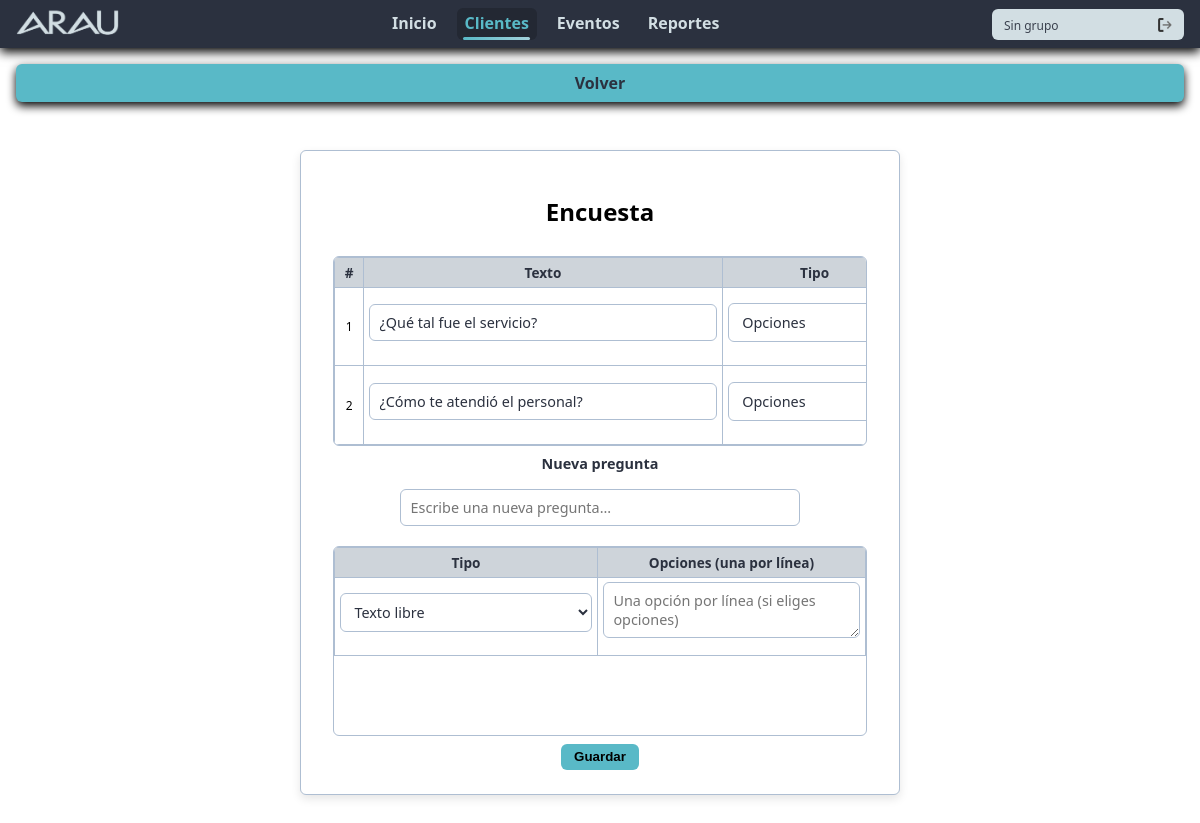
The app's page /clientes/10/encuesta/?next=/clientes/lista/ with its own data.
### clientes/models.py (models this page shows, shortened)
class PreguntaCliente(models.Model):
    cliente = models.ForeignKey(
        "clientes.Cliente",
        on_delete=models.CASCADE,
        related_name="preguntas"
    )
    texto = models.CharField(max_length=255)
    TIPO_CHOICES = (
        ("texto", "Texto libre"),
        ("opciones", "Opciones (desplegable)"),
    )
    tipo = models.CharField(max_length=20, choices=TIPO_CHOICES, default="texto")
    opciones = models.TextField(blank=True, default="")  # una por línea si tipo = opciones
    orden = models.PositiveIntegerField(default=1)
    class Meta:
        ordering = ["orden"]

class Cliente(models.Model):
    cliente = models.CharField(max_length=200)
    agente = models.ForeignKey(
        User,
        on_delete=models.CASCADE,
        related_name="clientes_asignados"
    )
    num_eventos = models.IntegerField(default=0)
    contacto = models.CharField(max_length=200)
    num_contacto = models.CharField(max_length=20)
    correo = models.EmailField(null=True, blank=True)
    usuario_asociado = models.OneToOneField(
        User,
        on_delete=models.SET_NULL,
        null=True,
        blank=True,
        related_name="perfil_cliente"
    )
    fecha_registro = models.DateTimeField(auto_now_add=True)

### clientes/views.py (the view, shortened to what this page needs)
# urls.py: path('<int:cliente_id>/encuesta/', views.configurar_encuesta, name='configurar_encuesta'),
def configurar_encuesta(request, cliente_id):
    cliente = get_object_or_404(Cliente, id=cliente_id)
    msg = ""
    def _clean_opciones(raw: str) -> str:
        try:
            lines = [s.strip() for s in (raw or "").splitlines()]
            seen = set()
            cleaned = []
            for s in lines:
                if not s:
                    continue
                if s in seen:
                    continue
                seen.add(s)
                cleaned.append(s)
            return "\n".join(cleaned)
        except Exception:
            return ""
    preguntas = list(cliente.preguntas.all().order_by("orden"))
    res_counts = (
        RespuestaEncuesta.objects
        .filter(pregunta__cliente=cliente)
        .values('pregunta_id')
        .annotate(c=Count('id'))
    )
    has_resp = {rc['pregunta_id']: rc['c'] > 0 for rc in res_counts}
    for pr in preguntas:
        pr.has_respuestas = has_resp.get(pr.id, False)
    back_url = request.GET.get('next') or reverse('clientes_lista')
    return render(request, "clientes/encuesta.html", {
        "cliente": cliente,
        "preguntas": preguntas,
        "back_url": back_url,
        "msg": msg,
        'is_cliente': request.user.groups.filter(name='Cliente').exists(),
    })

### clientes/templates/clientes/encuesta.html (shortened to what this page needs)
{% extends "form.html" %}
{% load static %}
{% block back_link %}
  <div class="filter-container">
    <a href="{{ back_url }}">Volver</a>
  </div>
{% endblock %}
{% block form_fields %}
  <h2>Encuesta</h2>
  {% if preguntas %}
    <div class="table-container" style="overflow-x:auto;">
      <table class="table" style="min-width:1000px;">
        <thead>
          <tr>
            <th>#</th>
            <th>Texto</th>
            <th>Tipo</th>
          </tr>
        </thead>
        <tbody>
          {% for p in preguntas %}
          <tr>
            <td>{{ p.orden }}</td>
            <td>
              <input type="text" name="texto" value="{{ p.texto }}"
                     formmethod="post" formaction="{% url 'configurar_encuesta' cliente.id %}"
                     style="width:100%;" />
            </td>
            <td>
              <select name="tipo" formmethod="post" formaction="{% url 'configurar_encuesta' cliente.id %}">
                <option value="opciones" {% if p.tipo == 'opciones' %}selected{% endif %}>Opciones</option>
              </select>
            </td>
          </tr>
          {% endfor %}
        </tbody>
      </table>
    </div>
  {% else %}
    <p>No hay preguntas registradas todavía.</p>
  {% endif %}
  <label for="texto">Nueva pregunta</label>
  <input type="text" name="texto" id="texto" placeholder="Escribe una nueva pregunta..." required>
  <div class="table-container" style="margin-top:.25rem;">
    <table class="table">
      <thead>
        <tr>
          <th>Tipo</th>
          <th>Opciones (una por línea)</th>
        </tr>
      </thead>
      <tbody>
        <tr>
          <td>
            <select name="tipo" id="tipo">
              <option value="texto">Texto libre</option>
            </select>
          </td>
          <td>
            <textarea name="opciones" id="opciones" rows="2" style="width:100%;"
                      placeholder="Una opción por línea (si eliges opciones)"></textarea>
          </td>
        </tr>
      </tbody>
    </table>
  </div>
{% endblock %}

### static/css/style.css (style rules this page uses)
:root { --fuente-principal: 'Poppins', system-ui, -apple-system, "Segoe UI", Roboto, sans-serif; font-family: var(--fuente-principal); }
*, *::before, *::after { box-sizing: border-box; }
html, body { background-color: #ffffff; margin: 0; display: flex; flex-direction: column; height: 100%; overflow-x: hidden; }
.filter-container { width: 100%; background-color: #59b9c7; color: #2b313f; margin-bottom: 1rem; font-weight: 600; font-style: normal; border-radius: 6px; text-align: center; padding: 0.5rem; box-sizing: border-box; overflow: hidden; max-width: 100%; box-shadow: 0 4px 10px #000000; position: relative; display: flex; flex-wrap: wrap; align-items: center; justify-content: center; gap: .5rem; }
.filter-container a { color: inherit; text-decoration: none; white-space: nowrap; }
.table-container { flex: 1; width: 100%; height: 100%; border: 1px solid #aebed2; border-radius: 6px; overflow: hidden; overflow-y: auto; box-sizing: border-box; }
.table { width: 100%; border-collapse: collapse; }
.table th, .table td { border: 1px solid #aebed2; padding: 0.3rem; text-align: center; }
.table th { background: rgb(206, 212, 218); text-align: center; color: #2b313f; font-weight: 600; font-style: normal; font-size: 0.85rem; }
.table td { font-weight: 500; font-style: normal; font-size: 0.75rem; }
.form-container label { color: #003b71; font-weight: 600; font-size: 0.85rem; align-self: center; text-align: center; }
.form-container input, .form-container select, .form-container textarea { width: 100%; max-width: 400px; }
.form-container label + input, .form-container label + select, .form-container label + textarea { margin-top: .5rem; }
.form-container input, .form-container select, .form-container textarea { margin-bottom: .5rem; }
.form-container label { color: #2b313f; font-weight: 600; font-size: 0.9rem; text-align: center; }
.form-container input, .form-container select, .form-container textarea { width: 100%; max-width: 400px; padding: 0.5rem 0.6rem; border: 1px solid #aebed2; border-radius: 6px; font-family: var(--fuente-principal); font-size: 0.9rem; color: #2b313f; background-color: #ffffff; transition: border-color .2s ease, box-shadow .2s ease; }

### records on screen
PreguntaCliente: orden "1", texto "¿Qué tal fue el servicio?", tipo "Opciones"
PreguntaCliente: orden "2", texto "¿Cómo te atendió el personal?", tipo "Opciones"
